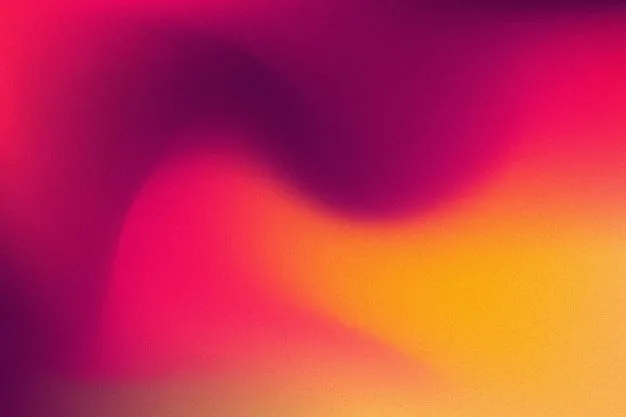
#> input picture img.png, 626 x 417 px, found by its file name
$ python segmentation.py   (older library calls are emulated)
#> lines starting #> are read from the running program, lines starting #| are printed output that depends on the picture; after the words box and inside, x2 and y2 are one past the last pixel; in counts of white or black regions, pixels touching at a corner belong together
#> further down, color_img is the input picture: shape (417, 626, 3); mean B, G, R 75, 53.3, 195.4
"""Module providing a function printing python version."""
import cv2
import numpy as np
#from sklearn.cluster import KMeans
import skimage.segmentation as seg
from scipy import ndimage as ndi
from skimage import color, graph
from skimage.morphology import disk, closing
from skimage.measure import label, regionprops
import math


HIGH_THRESH = 60
LOW_THRESH = 30
K_INT = 70
GAUSSIAN_BLUR_SIZE = (5, 5)
MORPH_KERNEL_SIZE = (3, 3)
MORPH_ITER = 2
DILATE_ITER = 3
DIST_TRANSFORM_THRESH = 0.4
BOUNDARY_COLOR = [255, 0, 0]

# [190 lines left out: functions hessian_2nd_derivatives, hessian_eig, eigenvector_support, hysteresis_eigenvector_threshold, enhanced_watershed_regions, not called in this run]

def adaptivecanny(image):
    """Apply adaptive Canny edge detection."""
    blur = cv2.GaussianBlur(image, (5, 5), 2.5)
    gx = cv2.Sobel(blur, cv2.CV_32F, 1, 0, ksize=3)
    gy = cv2.Sobel(blur, cv2.CV_32F, 0, 1, ksize=3)
    grad = cv2.magnitude(gx, gy)

    mean = cv2.blur(image.astype(np.float32), (18, 18))
    mean_sq = cv2.blur(image.astype(np.float32)**2, (18, 18))
    variance = mean_sq - mean**2
    std = np.sqrt(np.maximum(variance, 1e-6))

    adaptive_threshold = 1.5 * (std + 1)
    # Strong edges: above HIGH_THRESH
    strong_edges = (grad > HIGH_THRESH).astype(np.uint8) * 255
#> strong_edges: shape (417, 626); every value is 0
    cv2.imshow('Strong Edges Before Thinning', strong_edges)
    # strong_edges = cv2.ximgproc.thinning(strong_edges)
    # cv2.imshow('Strong Edges After Thinning', strong_edges)

    # Weak edges: above adaptive threshold but below HIGH_THRESH
    weak_edges = ((grad > adaptive_threshold)).astype(np.uint8) * 255
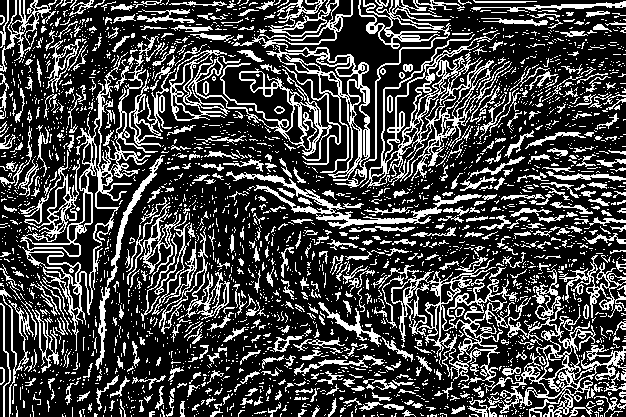
#> weak_edges: shape (417, 626); 27% white in thin lines or dots
    cv2.imshow('Weak Edges Before Thinning', weak_edges)
    # weak_edges = cv2.ximgproc.thinning(weak_edges)
    # cv2.imshow('Weak Edges After Thinning', weak_edges)

    # Combine using hysteresis: keep weak edges connected to strong edges
    edges = np.zeros_like(strong_edges, dtype=np.uint8)
    edges[strong_edges] = 255

    # Use OpenCV's connectedComponents to find connected weak edges
    num_labels, labels = cv2.connectedComponents(weak_edges, connectivity=8)
#> num_labels = 2726
    for label in range(1, num_labels):
        mask = (labels == label)
        # If any pixel in this component touches a strong edge, keep the whole component
        if np.any(strong_edges & mask):
            edges[mask] = 255
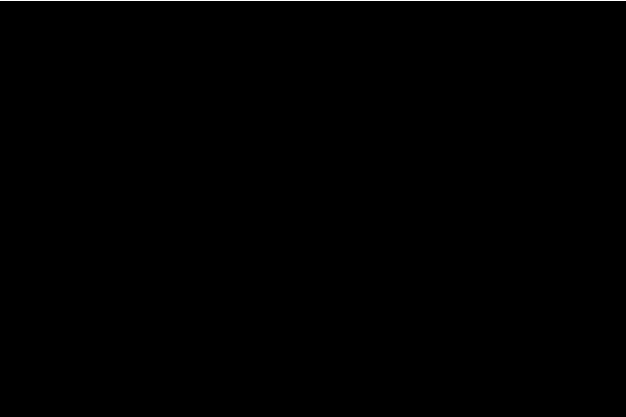
#> edges: shape (417, 626); 0.24% white in thin lines or dots, all inside (x1, y1, x2, y2) = (0, 0, 626, 1)

    # Optional: Thinning
    cv2.imshow('Edges Before Thinning', edges)
    edges = cv2.ximgproc.thinning(edges)
    return edges


def canny_with_fixed_threshold(image):
    """Apply Canny edge detection with fixed thresholds."""
    blur = cv2.GaussianBlur(image, (5, 5), 2.5)
    edges = cv2.Canny(blur, LOW_THRESH, HIGH_THRESH)
    # edges = cv2.morphologyEx(edges, cv2.MORPH_CLOSE, np.ones((3, 3), np.uint8))
    return edges

def get_enclosed_regions(edge_img):
    """Find regions enclosed by edges using contours."""
    edge_bin = (edge_img > 0).astype(np.uint8)
    # Invert edge map: 1 for non-edge, 0 for edge
    non_edge = (edge_bin == 0).astype(np.uint8)
    # Label connected non-edge regions
    num_labels, labels = cv2.connectedComponents(non_edge, connectivity=4)
#> num_labels = 2
    # labels: 0 is background, 1...num_labels-1 are regions
    return num_labels - 1, labels

def kmeans_segmentation(image, k=4):
    """Segment image using K-means clustering."""
    h, w = image.shape
    image = cv2.GaussianBlur(image, (5, 5), 2.5)
    # Create feature array: [x, y, intensity]
    X, Y = np.meshgrid(np.arange(w), np.arange(h))
    features = np.stack([X.ravel(), Y.ravel(), image.ravel()], axis=1).astype(np.float32)
    # Optionally scale features (e.g., intensity vs. position)
    features[:, :2] /= max(h, w)  # Normalize spatial coordinates
    features[:, 2] /= 255.0       # Normalize intensity

    # K-means clustering
    criteria = (cv2.TERM_CRITERIA_EPS + cv2.TERM_CRITERIA_MAX_ITER, 10, 1.0)
    _, labels, centers = cv2.kmeans(features, k, None, criteria, 10, cv2.KMEANS_PP_CENTERS)
    clustered = labels.reshape((h, w))
    return clustered.astype(np.uint8)

# [13 lines of commented-out code are left out]

# [34 lines left out: function watershed_segmentation, not called in this run]


if __name__ == "__main__":
    # Load image from file (change 'img.png' to your image path)
    img = cv2.imread('img.png', cv2.IMREAD_GRAYSCALE)
    color_img = cv2.imread('img.png', cv2.IMREAD_COLOR)

    # Check if image loaded successfully
    if img is None:
        raise FileNotFoundError('Image file not found.')

    #show original image
    cv2.imshow('Original Image', color_img)

    # RGB Sobel
    sobelx = cv2.Sobel(color_img, cv2.CV_64F, 1, 0, ksize=3)
    sobely = cv2.Sobel(color_img, cv2.CV_64F, 0, 1, ksize=3)
    sobel_mag = cv2.magnitude(sobelx, sobely)
    cv2.imshow('Sobel Magnitude', cv2.normalize(sobel_mag, None, 0, 255, cv2.NORM_MINMAX).astype(np.uint8))
    inverted_sobel = cv2.normalize(255 - sobel_mag, None, 0, 255, cv2.NORM_MINMAX).astype(np.uint8)
    cv2.imshow('Inverted Sobel Magnitude', inverted_sobel)

    adaptive_canny_img = adaptivecanny(img)
    #adaptive_canny_img = cv2.morphologyEx(adaptive_canny_img, cv2.MORPH_CLOSE, np.ones((3, 3), np.uint8))
    # Optionally, apply erosion to thin edges
    #adaptive_canny_img = cv2.morphologyEx(adaptive_canny_img, cv2.MORPH_ERODE, np.ones((3, 3), np.uint8))

    # Display the result
    cv2.imshow('Adaptive Canny Image', adaptive_canny_img)
    canny_img = canny_with_fixed_threshold(img)
    cv2.imshow('Fixed Threshold Canny Image', canny_img)

    num_enclosed_adaptive, enclosed_adaptive = get_enclosed_regions(adaptive_canny_img)
#> num_enclosed_adaptive = 1
    print(f"Enclosed regions (adaptive): {num_enclosed_adaptive}")
#| Enclosed regions (adaptive): 1

    # Find enclosed regions for fixed-threshold Canny
    num_enclosed_fixed, enclosed_fixed = get_enclosed_regions(canny_img)
#> in get_enclosed_regions (call 2), `non_edge = (edge_bin == 0).astype(np.uint8)`: non_edge: shape (417, 626); every value is 1
#> in get_enclosed_regions (call 2), `num_labels, labels = cv2.connectedComponents(non_edge, connectivity=4)`: labels: shape (417, 626) int32; every value is 1
#> num_enclosed_fixed = 1
    print(f"Enclosed regions (fixed): {num_enclosed_fixed}")
#| Enclosed regions (fixed): 1

    # Visualize enclosed regions
    adaptive_enclosed_color = color.label2rgb(enclosed_adaptive, bg_label=0, kind='overlay')
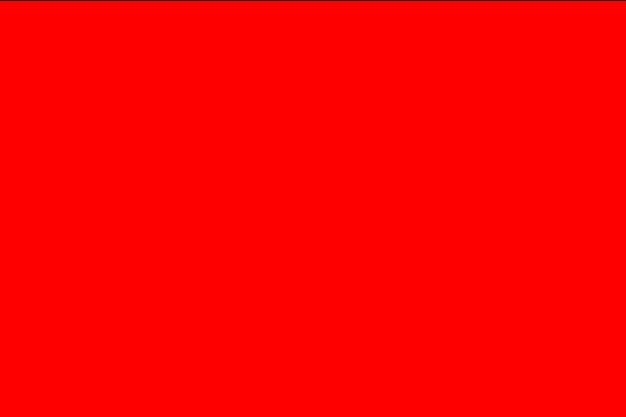
#> adaptive_enclosed_color: shape (417, 626, 3) float64; mean R, G, B 0.998, 0, 0
    fixed_enclosed_color = cv2.applyColorMap((enclosed_fixed * round(256/num_enclosed_fixed) % 255).astype(np.uint8), cv2.COLORMAP_RAINBOW)
    cv2.imshow('Adaptive Enclosed Regions', adaptive_enclosed_color)
    cv2.imshow('Fixed Enclosed Regions', fixed_enclosed_color)

    kmeans_img = kmeans_segmentation(img, k=K_INT)
#> in kmeans_segmentation, `_, labels, centers = cv2.kmeans(features, k, None, criteria, 10, cv2.K..`: centers = 70 rows, first 8: [0.545, 0.456, 0.599], [0.46, 0.201, 0.171], [0.206, 0.628, 0.356], [0.084, 0.351, 0.254], [0.937, 0.056, 0.245], [0.968, 0.53, 0.723], [0.413, 0.458, 0.445], [0.323, 0.0208, 0.258]
#> in kmeans_segmentation, `clustered = labels.reshape((h, w))`:
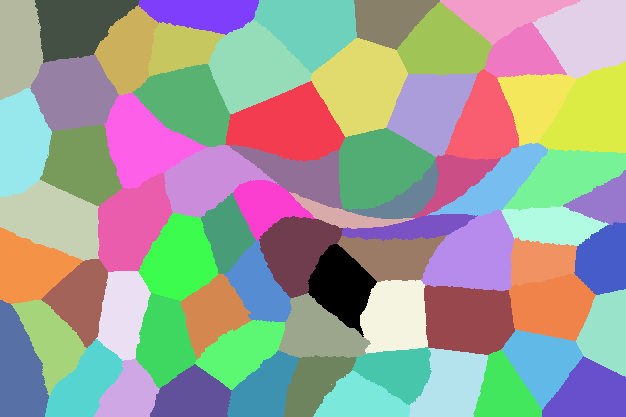
#> clustered: shape (417, 626) int32; 70 distinct labels, from 0 to 69; one colour per label, 0 black
    kmeans_img_color = cv2.applyColorMap((kmeans_img * round(256/K_INT) % 255).astype(np.uint8), cv2.COLORMAP_RAINBOW)
    cv2.imshow('K-means Segmentation', kmeans_img_color)

    # kmeans_img_scikit = kmeans_segmentation_scikit(img, k=K_INT)
    # kmeans_img_scikit_color = cv2.applyColorMap((kmeans_img_scikit * round(256/K_INT) % 255).astype(np.uint8), cv2.COLORMAP_RAINBOW)
    # cv2.imshow('K-means Segmentation (scikit)', kmeans_img_scikit_color)

    segments = seg.slic(color_img, n_segments=200, compactness=30, start_label=0)
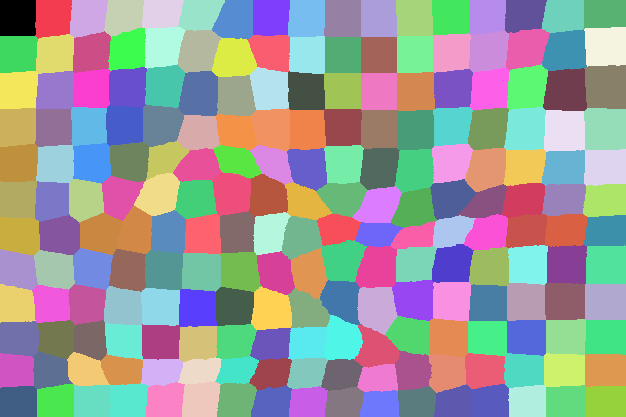
#> segments: shape (417, 626) int64; 204 distinct labels, from 0 to 203; one colour per label, 0 black
    segments_color = cv2.applyColorMap((segments * round(256/200) % 255).astype(np.uint8), cv2.COLORMAP_RAINBOW)
    cv2.imshow('SLIC Segmentation', segments_color)

    felzenswalb = seg.felzenszwalb(color_img, scale=100, sigma=0.5, min_size=50)
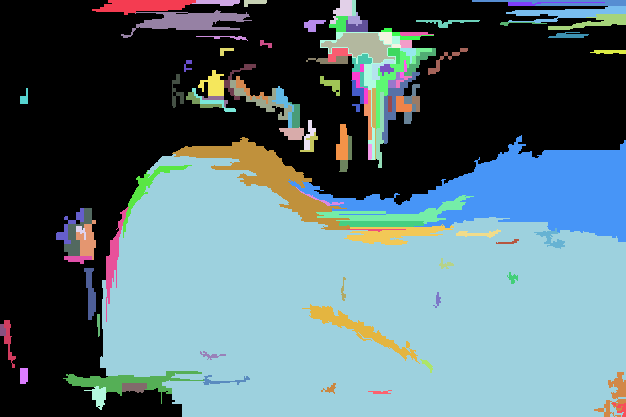
#> felzenswalb: shape (417, 626) int64; 109 distinct labels, from 0 to 108; one colour per label, 0 black
    felzenswalb_color = cv2.applyColorMap((felzenswalb * round(256/200) % 255).astype(np.uint8), cv2.COLORMAP_RAINBOW)
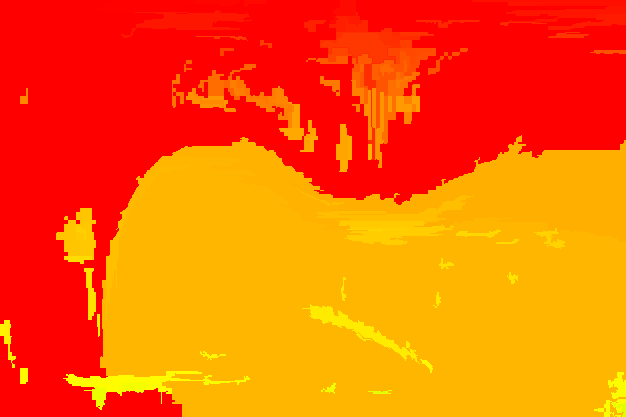
#> felzenswalb_color: shape (417, 626, 3); mean B, G, R 0, 97.1, 254.9
    cv2.imshow('Felzenszwalb Segmentation', felzenswalb_color)

    # Mean shift
#> (the run stopped early here; a loop or call above may not have finished)
